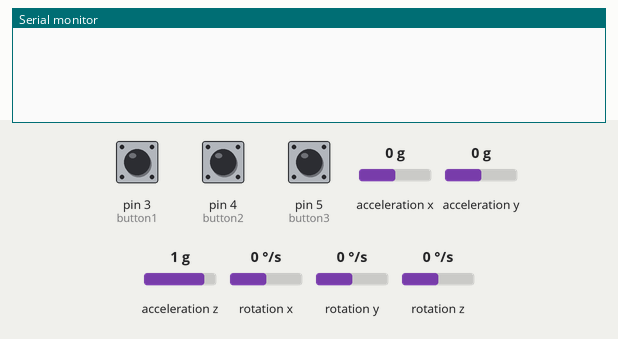
This sketch was run on a simulated Arduino Uno, built with avr-gcc and run on an emulated ATmega328P. On the bench: the last lines printed to the serial monitor. Inputs (shaded band) come from the test bench; at power-on: acceleration x 0 g, pin 3 (button1) LOW, pin 4 (button2) LOW, pin 5 (button3) LOW, acceleration y 0 g, acceleration z 1 g, rotation x 0 °/s, rotation y 0 °/s, rotation z 0 °/s.

Above: at 1.2 s.
1.3 s: acceleration x set to -1.4 g
At 1.42 s:
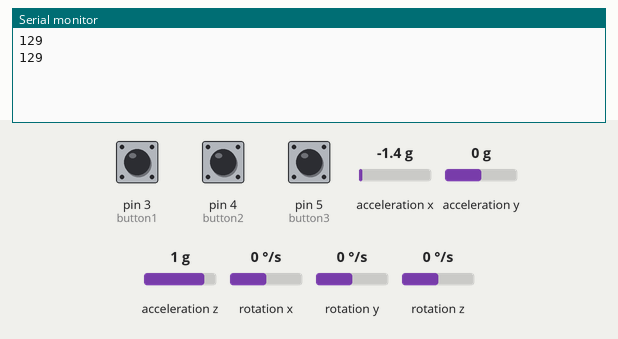
3.2 s: pin 3 (button1) pulled HIGH for 0.15 s
4.8 s: pin 4 (button2) pulled HIGH for 0.15 s
At 5.05 s:
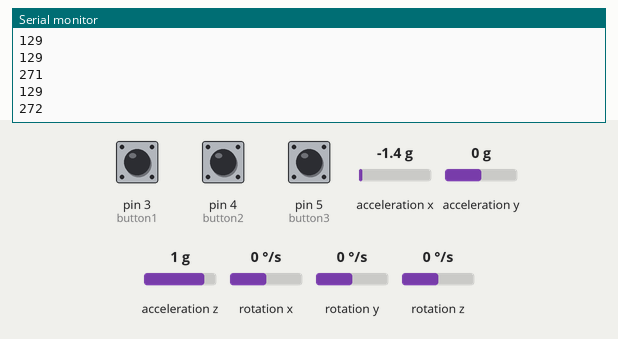
6.4 s: pin 5 (button3) pulled HIGH for 0.15 s
At 6.65 s:
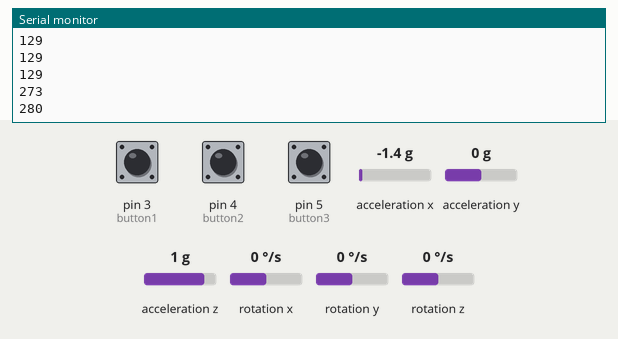
8.0 s: acceleration y set to -1.4 g
At 8.01 s:
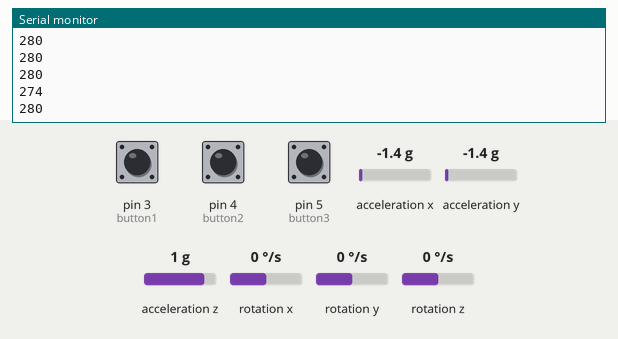
9.5 s: pin 3 (button1) pulled HIGH for 1 s
At 9.54 s:
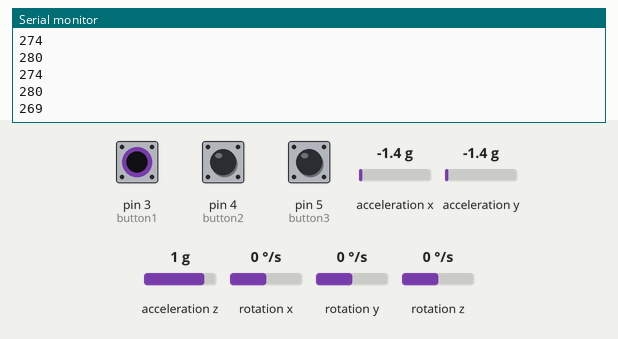
Timing chart, 0 to 12.5 s (numbered marks = the images above; inputs shaded):
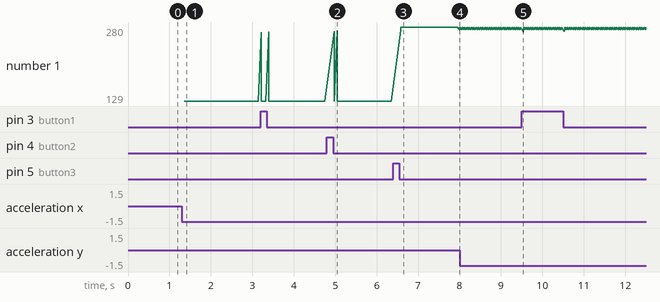

The sketch:

rukavica-master.ino
```cpp
int pr2 = 0, pr3 = 0, pr4 = 0, pr5 = 0, pr6 = 0, pr7 = 0, pr8 = 0, pr9 = 0, k = 3, a, x, y, b = 1, j = 0;
#define button1 3
#define button2 4
#define button3 5
#include <MPU6050.h>
#include <Wire.h>
#include <I2Cdev.h>

boolean buttonState1 = LOW;
boolean buttonState2 = LOW;
boolean buttonState3 = LOW;

MPU6050 mpu;
int16_t ax, ay, az, gx, gy, gz;

void setup() {
  Serial.begin(9600);
  pinMode(button1, INPUT);
  pinMode(button2, INPUT);
  pinMode(button3, INPUT);

  Wire.begin();
  mpu.initialize(); //pokreni senzor mpu6050
  if (!mpu.testConnection()) { while (1); }
}

void loop() {
  mpu.getMotion6(&ax, &ay, &az, &gx, &gy, &gz);

  if (debounceButton1(buttonState1) == HIGH && buttonState1 == LOW) // na pritisak 1. gumba
{
    Serial.println(269);
    buttonState1 = HIGH;
} else if (debounceButton1(buttonState1) == LOW && buttonState1 == HIGH){
    Serial.println(270);
    buttonState1 = LOW;
}

  if (debounceButton2(buttonState2) == HIGH && buttonState2 == LOW) // na pritisak 2. gumba
{
    for (int i = 0; i<51; i++){
        if (digitalRead(button2) == HIGH) {
          delay(40);
          if (digitalRead(button1) == HIGH) {
            j++;
          }
        } else {
            j = 0;
            break;
        }
        if (i == 50 && j < 40) {
          pr8++;
        }
        if (i == 50 && j > 40){
          pr9 = pr9 * -1 + 1;
          j = 0;
        }
      }

    if (pr8 == 0)
      Serial.println(271);
    else if (pr8 == 1)
      Serial.println(291);
    else if (pr8 == 2)
      Serial.println(293);
    else if (pr8 == 3){
      b *= -1;
      pr8 = 0;
    }

    buttonState2 = HIGH;
} else if (debounceButton2(buttonState2) == LOW && buttonState2 == HIGH){
    if (pr8 == 0)
      Serial.println(272);
    else if (pr8 == 1)
      Serial.println(292);
    else if (pr8 == 2)
      Serial.println(294);
    buttonState2 = LOW;
  }

  if (debounceButton3(buttonState3) == HIGH && buttonState3 == LOW) // na pritisak 3. gumba
{

    for (int i = 0; i<51; i++){
        if (digitalRead(button3) == HIGH)
          delay(40);
        else break;
        if (i == 50) pr7 = 1;
    }
    if (pr7 == 0){
      if (pr2 == 0)
        pr2 = 1;
      else if (pr2 == 1)
        pr2 = 2;
      else if (pr2 == 2)
        pr2 = 3;
      else if (pr2 == 3)
        pr2 = 0;
    }
    if (pr7 == 1) {
      k++;
      if (k == 5) k = 1;
      a = k + 300;
      Serial.println(a);
      pr7 = 0;
    }

    buttonState3 = HIGH;

} else if (debounceButton3(buttonState3) == LOW && buttonState3 == HIGH){
    buttonState3 = LOW;
  }

  if (pr2 == 0){ // postavljeno za mis

    if (pr9 == 0){ //normalno
      x = map(ax, -16000, 16000, 90, -90);
      y = map(ay, -16000, 16000, 90, -90);
      if (x > 10 || x < -10) Serial.println(x);
      y = y * 100 * b;
      if (y > 1000 || y < -1000) Serial.println(y);
    }

    if (pr9 == 1){ //scroll
      if (ax < 1000 && ay < -8000)
      Serial.println(295);
      if (ax < 1000 && ay > 8000)
      Serial.println(296);
    }

    if (pr4 !=0){
      pr4 = 0;
      Serial.println(273);
    }
  }

  if (pr2 == 1){ // postavljeno za strelice

    if (pr4 !=1){
      pr4 = 1;
      Serial.println(273);
    }

    if (pr9 == 0){
      if (ax < 1000 && ay < -8000){
        Serial.println(274);
        if (pr3 != 1) pr3 = 1;
      }

      if (ax < 1000 && ay > 8000){
        Serial.println(276);
        if (pr3 != 1) pr3 = 1;
      }

      if (ax > 8000 && ay < 1000){
        Serial.println(278);
        if (pr3 != 1) pr3 = 1;
      }

      if (ax < -8000 && ay < 1000){
        Serial.println(280);
        if (pr3 != 1) pr3 = 1;
      }

      if (ax > -8000 && ax < 8000 && ay > -8000 && ay < 8000){
        if (pr3 == 1){
          Serial.println(273);
          pr3 = 0;
        }
      }
    }

    if (pr9 == 1){ //scroll
      if (ax < 1000 && ay < -8000)
      Serial.println(295);
      if (ax < 1000 && ay > 8000)
      Serial.println(296);
    }
  }

  if (pr2 == 2){ // postavljeno za w a s d

    if (pr4 !=2){
      pr4 = 2;
      Serial.println(273);
    }

    if (pr9 == 0){
      if (ax < 1000 && ay < -8000){
        Serial.println(283);
        if (pr3 != 1) pr3 = 1;
      }

      if (ax < 1000 && ay > 8000){
        Serial.println(285);
        if (pr3 != 1) pr3 = 1;
      }

      if (ax > 8000 && ay < 1000){
        Serial.println(287);
        if (pr3 != 1) pr3 = 1;
      }

      if (ax < -8000 && ay < 1000){
        Serial.println(289);
        if (pr3 != 1) pr3 = 1;
      }

      if (ax > -8000 && ax < 8000 && ay > -8000 && ay < 8000){
        if (pr3 == 1){
          Serial.println(273);
          pr3 = 0;
        }
      }
    }

    if (pr9 == 1){ //scroll
      if (ax < 1000 && ay < -8000)
      Serial.println(295);
      if (ax < 1000 && ay > 8000)
      Serial.println(296);
    }
  }

  delay(50);
}

boolean debounceButton1(boolean state)
{  // funkcija za debounce gumba 1, uklanja smetnje
  boolean stateNow = digitalRead(button1);;
  if(state!=stateNow)
  {
    delay(10);
    stateNow = digitalRead(button1);;
  }
  return stateNow;

}

boolean debounceButton2(boolean state)
{  // funkcija za debounce gumba 2, uklanja smetnje
  boolean stateNow = digitalRead(button2);;
  if(state!=stateNow)
  {
    delay(10);
    stateNow = digitalRead(button2);;
  }
  return stateNow;

}

boolean debounceButton3(boolean state)
{  // funkcija za debounce gumba 3, uklanja smetnje
  boolean stateNow = digitalRead(button3);;
  if(state!=stateNow)
  {
    delay(10);
    stateNow = digitalRead(button3);;
  }
  return stateNow;

}
```

Measured:
- after the input at 1.3 s, the serial monitor: prints a new line after 0.06 s (image 1)
- after the input at 4.8 s, the serial monitor: prints a new line after 0.17 s (image 2)
- after the input at 6.4 s, the serial monitor: prints a new line after 0.18 s (image 3)
- after the input at 8.0 s, the serial monitor: prints a new line at once (image 4)
- after the input at 9.5 s, the serial monitor: prints a new line at once (image 5)
- plotted number 1: 129 → 280 after the input at 6.4 s
